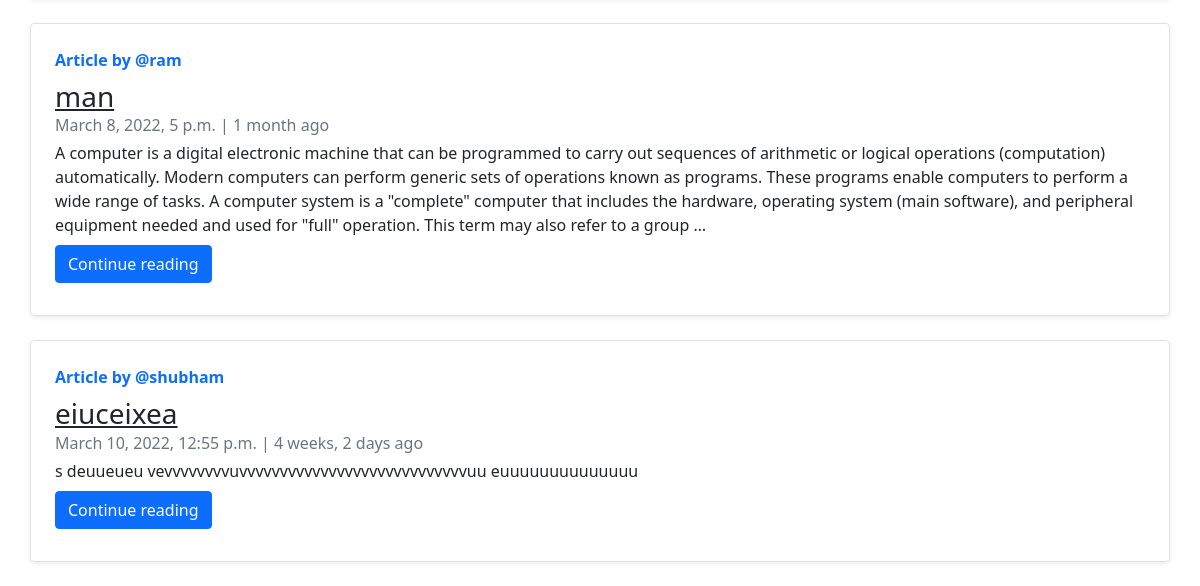
The app's page /home/ (signed in, lower part), older data.
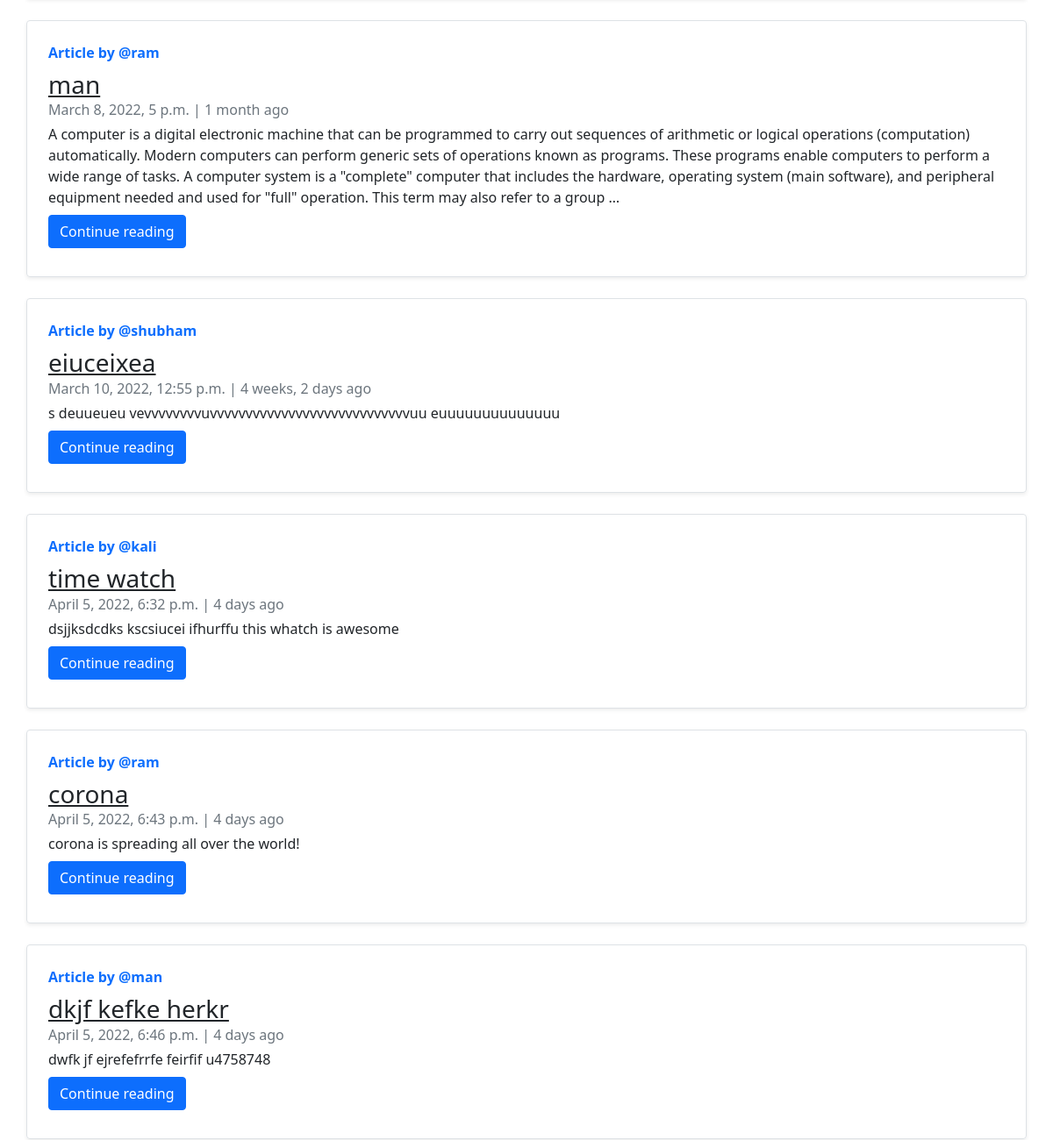
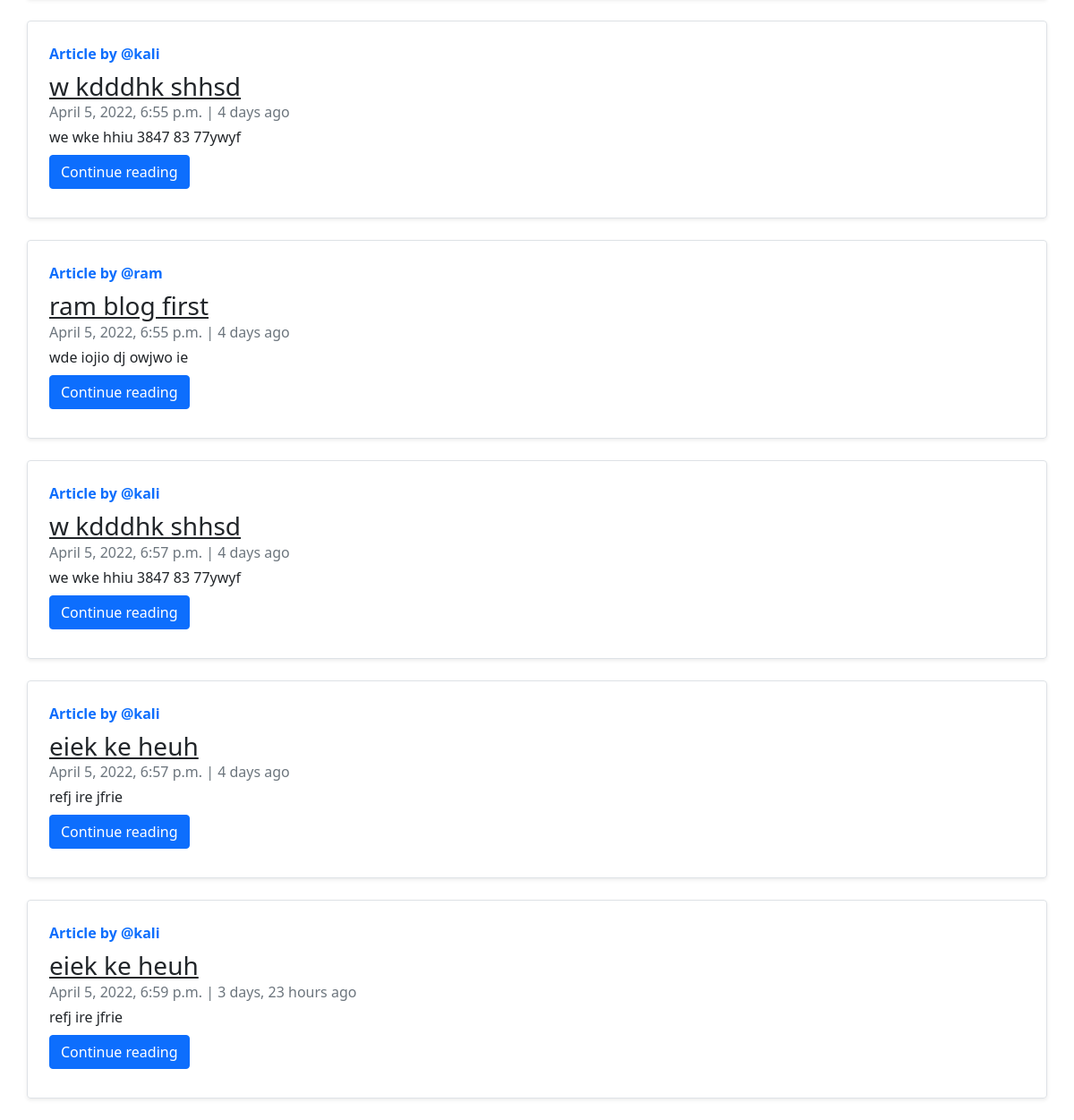
The same page, newer data (2 pictures, top to bottom).
### blog/models.py (models this page shows, shortened)
class Post(models.Model):
    sno=models.AutoField(primary_key=True)
    title=models.CharField(max_length=255)
    author=models.CharField(max_length=20)
    slug=models.CharField(max_length=130)
    timeStamp=models.DateTimeField(blank=True)
    content=HTMLField()

### home/views.py (the view)
# urls.py: path('home/', views.home, name="home"),
def home(request):
    if request.user.is_authenticated:
        allPosts= Post.objects.all()
        context={'allPosts': allPosts}
        return render(request, "home/home.html",context)
    else:
        return redirect('/login/')

### templates/home/home.html (shortened to what this page needs)
{% extends 'base.html' %}
{% load humanize %}
{% block body %}
{% if user.is_authenticated %}
<div class="container">
        {% for post in allPosts  %}
            <div class="row no-gutters border rounded overflow-hidden flex-md-row mb-4 shadow-sm h-md-250 my-4 position-relative">
                <div class="col p-4 d-flex flex-column position-static">
                    <strong class="d-inline-block mb-2 text-primary">Article  by @{{post.author}}</strong>
                    <h3 class="mb-0"><a class="text-dark" href="/blog/{{post.slug}}">{{post.title}}</a></h3>
                    <div class="mb-1 text-muted">{{post.timeStamp}} | {{post.timeStamp| naturaltime}}</div>
                    <p class="card-text mb-auto">{{post.content| truncatechars:500}}</p>
                    <div class="my-2">
                        <a href="/blog/{{post.slug}}" role="button" class="btn btn-primary">Continue reading</a>
                    </div>
                </div>
            </div>
        {% endfor %}
</div>
{% endif %}
{% endblock body %}

### templates/base.html (shortened to what this page needs)
<!doctype html>
<html lang="en">
<head>
    <link href="https://cdn.jsdelivr.net/npm/bootstrap@5.1.3/dist/css/bootstrap.min.css" rel="stylesheet"
>
</head>
<body>
    {% block body %}
    {% endblock body %}
</body>
</html>

Row changes from the older to the newer data that the page shows:
added Post: author "kali", title "time watch", timeStamp "April 5, 2022, 6:32 p.m.", timeStamp "4 days ago", content "dsjjksdcdks kscsiucei ifhurffu this whatch is awesome"
added Post: author "ram", title "corona", timeStamp "April 5, 2022, 6:43 p.m.", timeStamp "4 days ago", content "corona is spreading all over the world!"
added Post: author "man", title "dkjf kefke herkr", timeStamp "April 5, 2022, 6:46 p.m.", timeStamp "4 days ago", content "dwfk jf ejrefefrrfe feirfif u4758748"
added Post: author "kali", title "w kdddhk shhsd", timeStamp "April 5, 2022, 6:55 p.m.", timeStamp "4 days ago", content "we wke hhiu 3847 83 77ywyf"
added Post: author "ram", title "ram blog first", timeStamp "April 5, 2022, 6:55 p.m.", timeStamp "4 days ago", content "wde iojio dj owjwo ie"
added Post: author "kali", title "w kdddhk shhsd", timeStamp "April 5, 2022, 6:57 p.m.", timeStamp "4 days ago", content "we wke hhiu 3847 83 77ywyf"
added Post: author "kali", title "eiek ke heuh", timeStamp "April 5, 2022, 6:57 p.m.", timeStamp "4 days ago", content "refj ire jfrie"
added Post: author "kali", title "eiek ke heuh", timeStamp "April 5, 2022, 6:59 p.m.", timeStamp "3 days, 23 hours ago", content "refj ire jfrie"
